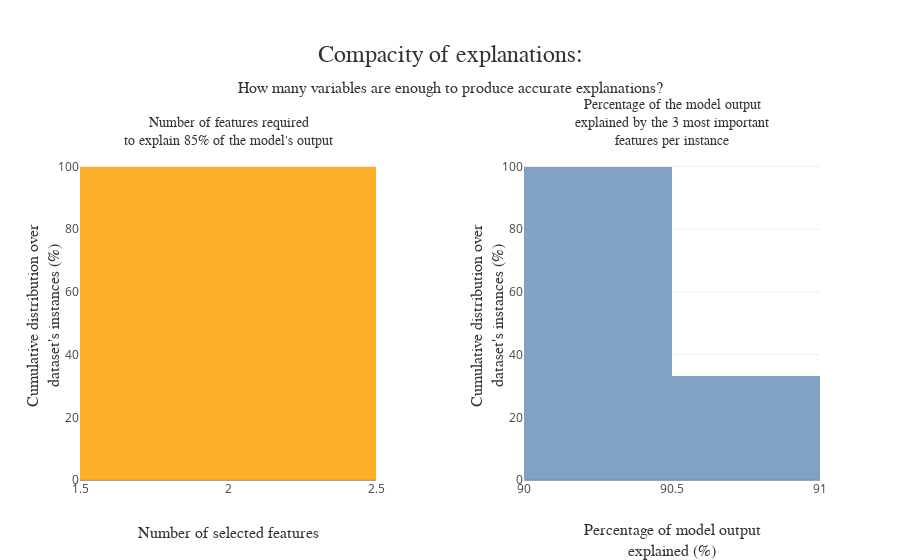

The code cell stored with this chart in its notebook:
### Code cell
index = [0, 1, 2]

xpl.plot.compacity_plot(selection=index, approx=.85, nb_features=3)

### Figure 1 — Plotly figure (JSON) as saved in the notebook; plotly's stock layout.template omitted (floating-point values rounded to 4 significant figures)
{"data": [{"cumulative": {"enabled": true}, "histnorm": "percent", "hovertemplate": "Top %{x:.0f} features explain at least 85%<br>of the model for %{y:.1f}% of the instances", "hovertext": "none", "marker": {"color": "rgba(255, 166, 17, 0.9)"}, "name": "", "type": "histogram", "x": [2, 2, 2], "xaxis": "x", "yaxis": "y"}, {"cumulative": {"direction": "decreasing", "enabled": true}, "histnorm": "percent", "hovertemplate": "Top 3 features explain at least %{x:.0f}%<br>of the model for %{y:.1f}% of the instances", "marker": {"color": "rgba(117, 152, 189, 0.9)"}, "name": "", "type": "histogram", "x": [90.97, 90.32, 90.31], "xaxis": "x2", "yaxis": "y2"}], "layout": {"annotations": [{"font": {"color": "rgb(50, 50, 50)", "family": "Arial", "size": 14}, "showarrow": false, "text": "Number of features required<br>to explain 85% of the model's output", "x": 0.2, "xanchor": "center", "xref": "paper", "y": 1, "yanchor": "bottom", "yref": "paper"}, {"font": {"color": "rgb(50, 50, 50)", "family": "Arial", "size": 14}, "showarrow": false, "text": "Percentage of the model output<br>explained by the 3 most important<br>features per instance", "x": 0.8, "xanchor": "center", "xref": "paper", "y": 1, "yanchor": "bottom", "yref": "paper"}], "hovermode": "closest", "margin": {"t": 150}, "showlegend": false, "title": {"font": {"color": "rgb(50, 50, 50)", "family": "Arial", "size": 24}, "pad": {"b": 50}, "text": "Compacity of explanations:<span style='font-size: 16px;'><br />How many variables are enough to produce accurate explanations?</span>", "x": 0.5, "xanchor": "center", "y": 0.8, "yanchor": "bottom"}, "xaxis": {"anchor": "y", "domain": [0, 0.4], "title": {"font": {"color": "rgb(50, 50, 50)", "family": "Arial Black", "size": 16}, "text": "Number of selected features"}}, "xaxis2": {"anchor": "y2", "domain": [0.6, 1], "title": {"font": {"color": "rgb(50, 50, 50)", "family": "Arial Black", "size": 16}, "text": "Percentage of model output<br>explained (%)"}}, "yaxis": {"anchor": "x", "domain": [0, 1], "title": {"font": {"color": "rgb(50, 50, 50)", "family": "Arial Black", "size": 16}, "text": "Cumulative distribution over<br>dataset's instances (%)"}}, "yaxis2": {"anchor": "x2", "domain": [0, 1], "title": {"font": {"color": "rgb(50, 50, 50)", "family": "Arial Black", "size": 16}, "text": "Cumulative distribution over<br>dataset's instances (%)"}}}}
